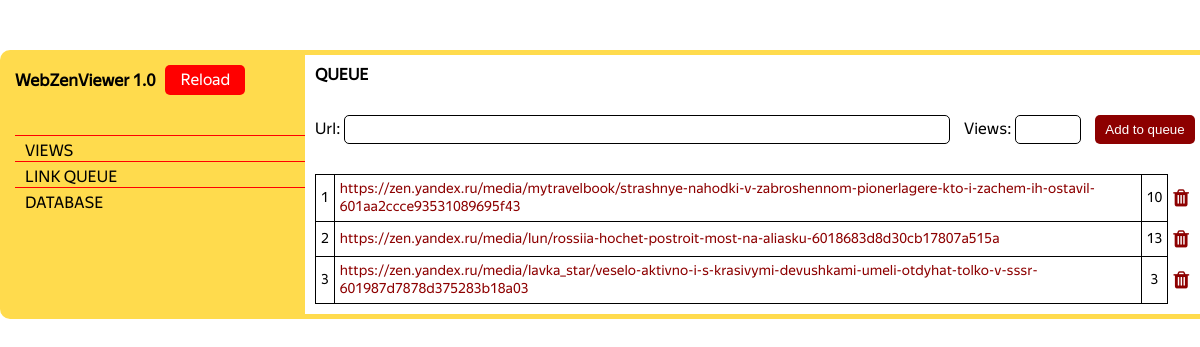
/queue, run on an earlier commit of the app's database.
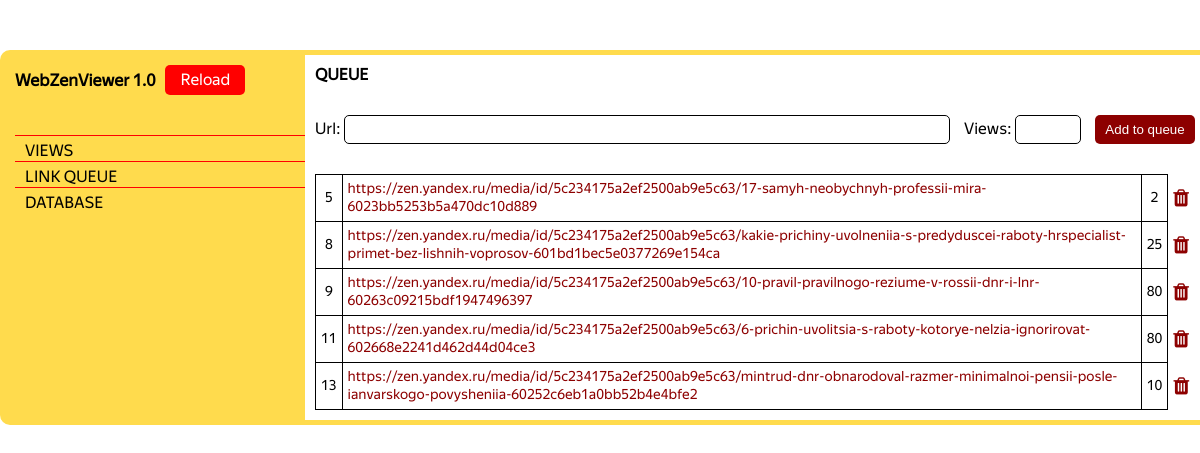
And on a later commit of the database.
### app/models.py (models this page shows, shortened)
class LinkQueue(database.Model):
    id = database.Column(database.Integer, primary_key=True)
    url = database.Column(database.Text, nullable=False)
    views = database.Column(database.Integer, nullable=True)

### app/routes.py (the view)
@app.route('/queue', methods=['GET', 'POST'])
def queue():
    queue_form = LinkQueueForm()
    queue_links = LinkQueue.query.all()
    if queue_form.validate_on_submit():
        link = LinkQueue(url=queue_form.url_for_queue.data, views=queue_form.views.data)
        database.session.add(link)
        database.session.commit()
        flash('[INFO] Successfully added!')
        return redirect(url_for('queue'))
    return render_template('queue.html', queue_form=queue_form, queue_links=queue_links)

### app/forms.py (shortened to what this page needs)
class LinkQueueForm(FlaskForm):
    url_for_queue = TextField('Url:', validators=[DataRequired()])
    views = IntegerField('Views:', validators=[DataRequired()])
    submit_link = SubmitField('Add to queue')

### app/templates/queue.html (shortened to what this page needs)
{% extends 'base.html' %}
{% block rightbar %}
    <div class="right-bar-content-head">
        <h1>QUEUE<h1>
    </div>
    <div class="right-bar-content-form">
        <form method="post" class="queue_form">
            <div>
                {{ queue_form.url_for_queue.label }}
                {{ queue_form.url_for_queue(class_='queue-url-field') }}
            </div>
            <div>
                {{ queue_form.views.label }}
                {{ queue_form.views(class_='queue-views-field') }}
            </div>
            {{ queue_form.submit_link(class_='queue-btn') }}
        </form>
    </div>
    <div class="right-bar-content-table">
        <table class="queue-table">
            {% for link in queue_links %}
                <tr>
                    <td>{{ link.id }}</td>
                    <td style="text-align: left;"><a href="{{ link.url }}">{{ link.url }}</a></td>
                    <td>{{ link.views }}</td>
                    <td style="border: none;"><a href="/queue/{{ link.id }}/delete" class="queue-table-delete-btn"><i class="fa fa-trash"></i></a></td>
                </tr>
            {% endfor %}
        </table>
    </div>
{% endblock %}

What changed in the data, as far as the page shows it:
removed LinkQueue: id "1", url "https://zen.yandex.ru/media/mytravelbook/strashnye-nahodki-v-zabroshennom-pionerlagere-kto-i-zachem-ih-ostavil-601aa2ccce93531089695f43", views "10"
removed LinkQueue: id "2", url "https://zen.yandex.ru/media/lun/rossiia-hochet-postroit-most-na-aliasku-6018683d8d30cb17807a515a", views "13"
removed LinkQueue: id "3", url "https://zen.yandex.ru/media/lavka_star/veselo-aktivno-i-s-krasivymi-devushkami-umeli-otdyhat-tolko-v-sssr-601987d7878d375283b18a03", views "3"
added LinkQueue: id "5", url "https://zen.yandex.ru/media/id/5c234175a2ef2500ab9e5c63/17-samyh-neobychnyh-professii-mira-6023bb5253b5a470dc10d889", views "2"
added LinkQueue: id "8", url "https://zen.yandex.ru/media/id/5c234175a2ef2500ab9e5c63/kakie-prichiny-uvolneniia-s-predyduscei-raboty-hrspecialist-primet-bez-lishnih-voprosov-601bd1bec5e0377269e154ca", views "25"
added LinkQueue: id "9", url "https://zen.yandex.ru/media/id/5c234175a2ef2500ab9e5c63/10-pravil-pravilnogo-reziume-v-rossii-dnr-i-lnr-60263c09215bdf1947496397", views "80"
added LinkQueue: id "11", url "https://zen.yandex.ru/media/id/5c234175a2ef2500ab9e5c63/6-prichin-uvolitsia-s-raboty-kotorye-nelzia-ignorirovat-602668e2241d462d44d04ce3", views "80"
added LinkQueue: id "13", url "https://zen.yandex.ru/media/id/5c234175a2ef2500ab9e5c63/mintrud-dnr-obnarodoval-razmer-minimalnoi-pensii-posle-ianvarskogo-povysheniia-60252c6eb1a0bb52b4e4bfe2", views "10"
